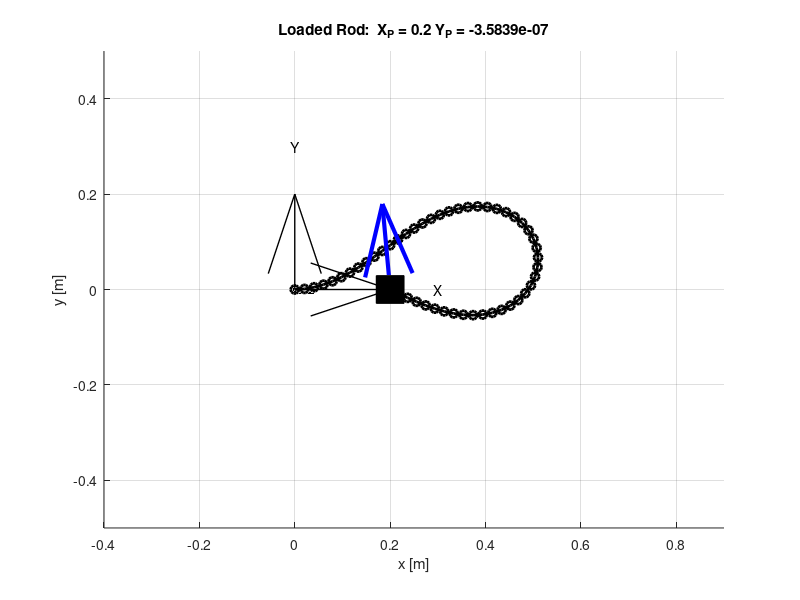
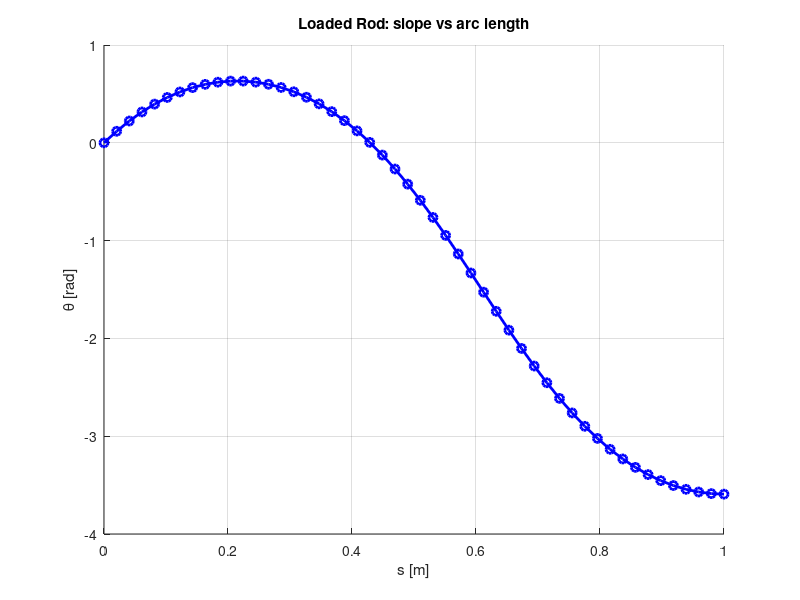
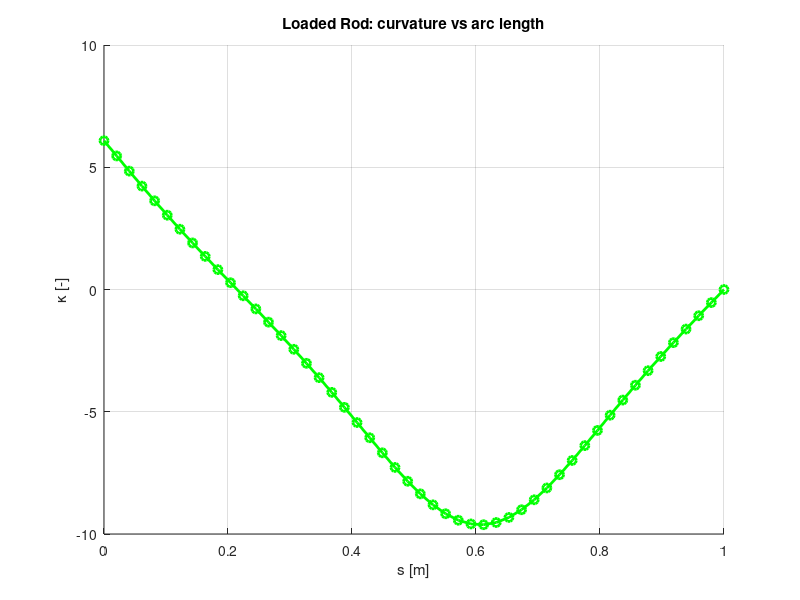
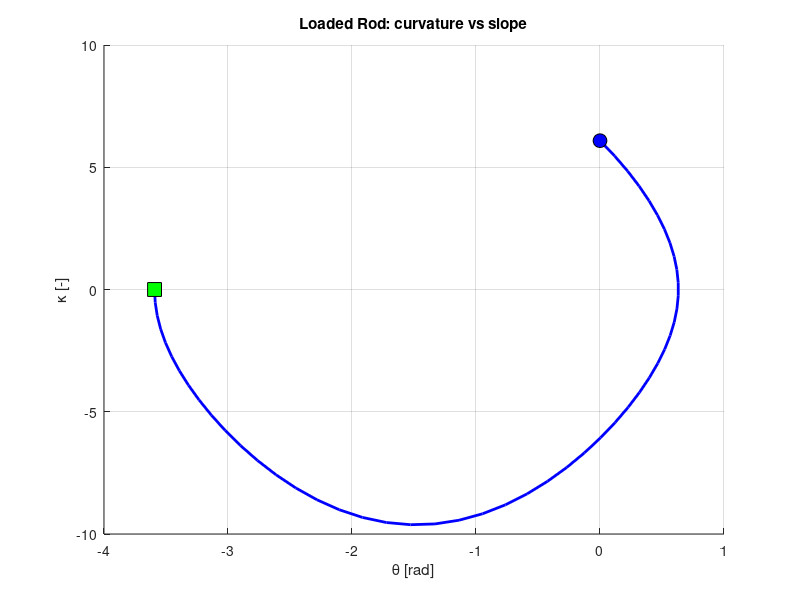

The MATLAB source for these figures, in order: (Note: this script raises an error after producing the figures.)
% %%%%%%%%%%%%%%%%%%%%%%%%%%%%%%%%%%%%%%%%%%%%%%%%%%%%%%%%%%%%%%%%%%%%%%%%%
%
%           UNIVERSITY OF THE BASQUE COUNTRY UPV/EHU
%
%           Solution of the Inverse Position Problem of a
%           Clamped Pinned Rod using Runge-Kutta integration from a home
%           position as the Clamping is rotated
%
%                       8 April, 2025
%
%           Authors:
%                       Oscar Altuzarra
%           Contact:
%                       oscar.altuzarra@ehu.es
%           
% %%%%%%%%%%%%%%%%%%%%%%%%%%%%%%%%%%%%%%%%%%%%%%%%%%%%%%%%%%%%%%%%%%%%%%%%%
%
%
%%%%%%%%%%%%%%%%%%%%%%%%%%%%%%%%%%%%%%%%%%%%%%%%%%%%%%%%%%%%%%%%%%%%%%%%
%% 
% INIZIALITATION
close all ; clear ; clc;
addpath('Functions') ;

%%%%%%%%%%%%%%%%%%%%%%%%%%%%%%%%%%%%%%%%%%%%%%%%%%%%%%%%%%%%%%%%%%%%%%%%
%%          1. Loading the initial deformed rod

%   IN     Structure in which are geometric and mechanical parameters
%     IN.L     length of the rod
%     IN.N     number of nodes of the rod for R-K integration
%     IN.EI    Stiffness of the angular component of deformation
%     IN.px_0       X coordinate of clamped origin
%     IN.py_0       Y coordinate of clamped origin 
%     IN.theta_0    Orientation of clamped origin

%%%%%%%%%%%%%%%%%%%%%%%%%%%%%%%%%%%%%%%%%%%%%%%%%%%%%%%%%%%%%%%%%%%%%%%%
% Load rod structure
load('CLampedPinnedRod_sol_1_mode_2_X02.mat') ;


XP = IN.px_end ;
YP = IN.py_end ;

%%%%%%%%%%%%%%%%%%%%%%%%%%%%%%%%%%%%%%%%%%%%%%%%%%%%%%%%%%%%%%%%%%%%%%%%
% Plot Loaded Rod  
fontsiz = 10 ;
%%%%%%%%%%%%%%%%%%%%%%%%%%%%%%%%%%%%%%%%%%%%%%%%%
fig_rod0 = figure('Position',[60,60,1000,900]);
%%%%%%%%%%%%%%%%%%%%%%%%%%%%%%%%%%%%%%%%%%%%%%%%%
grid ; axis image ;  hold on ;
xlabel('x [m]'); ylabel('y [m]'); 
quiver( [0 0], [0 0], [0.2 0], [0 0.2], 'k', ...
        'linewidth', 1, 'AutoScale', 'off', 'MaxHeadSize', 0.5) ;
text( 0, 0.3, 'Y', 'Units', 'data', 'FontSize', fontsiz, ...
      'HorizontalAlignment', 'center') ;
text( 0.3, 0, 'X', 'Units', 'data', 'FontSize', fontsiz, ...
      'HorizontalAlignment', 'center') ;

title(['Loaded Rod: ', ' X_P = ',num2str(OUT.px(end)), ' Y_P = ',num2str(OUT.py(end))]);

plot(OUT.px,OUT.py,'k-o', 'Linewidth', 2) ; 
% plot(OUT.px(1), OUT.py(1),'ks','MarkerSize',20,'MarkerFaceColor','k') ;
% Rotational actuator
b = 0.01 ;
    th1rot = [ 0.25*pi linspace( 0.5*pi, 1.5*pi, 361 ) 1.75*pi ]  ;
    xrot = b*cos(th1rot) ;
    yrot = b*sin(th1rot) ;
    xrot([1 end]) = 4*sqrt(2)*b*cos(th1rot([1 end])) ;
    yrot([1 end]) = sqrt(2)*b*sin(th1rot([1 end])) ;
    xrot = [ xrot xrot(1) ] + OUT.px(1) ;
    yrot = [ yrot yrot(1) ] + OUT.py(1) ;
    fill(xrot, yrot, 'k', 'EdgeColor', 'none') ;

plot(OUT.px(end), OUT.py(end),'ks','MarkerSize',20,'MarkerFaceColor','k') ;
plot(OUT.px(end), OUT.py(end),'.w','MarkerSize',20,'MarkerFaceColor','w') ;

% Plot end-point force
R =  sqrt(OUT.nx(1)^2+OUT.ny(1)^2) ;
quiver( [OUT.px(end)], [OUT.py(end)], [0.2*OUT.nx(end)/R], [0.2*OUT.ny(end)/R], 'b', 'linewidth', 3, 'MaxHeadSize', 0.5) ;

%   X Y limits for figure
xlim([-0.4 0.9])
ylim([-0.5 0.5])

%%%%%%%%%%%%%%%%%%%%%%%%%%%%%%%%%%%%%%%%%%%%%%%%%
fig_rod0_theta_vs_s = figure('Position',[60,60,1000,900]);
%%%%%%%%%%%%%%%%%%%%%%%%%%%%%%%%%%%%%%%%%%%%%%%%%
grid ;   hold on ;
xlabel('s [m]'); ylabel('\theta [rad]'); 
title('Loaded Rod: slope vs arc length');
sz  =   size(OUT.theta);
s   =    linspace(0,IN.L,sz(2));
% Plot 
plot( s , OUT.theta ,'b-o', 'Linewidth', 2) ; 

%%%%%%%%%%%%%%%%%%%%%%%%%%%%%%%%%%%%%%%%%%%%%%%%%
fig_rod0_curvature_vs_s = figure('Position',[60,60,1000,900]);
%%%%%%%%%%%%%%%%%%%%%%%%%%%%%%%%%%%%%%%%%%%%%%%%%
grid ;   hold on ;
xlabel('s [m]'); ylabel('\kappa [-]'); 
title('Loaded Rod: curvature vs arc length');
sz  =   size(OUT.theta);
s   =    linspace(0,IN.L,sz(2));
% Plot 
plot( s , OUT.m/IN.EI ,'g-o', 'Linewidth', 2) ; 

%%%%%%%%%%%%%%%%%%%%%%%%%%%%%%%%%%%%%%%%%%%%%%%%%
fig_rod0_curvature_vs_theta = figure('Position',[60,60,1000,900]);
%%%%%%%%%%%%%%%%%%%%%%%%%%%%%%%%%%%%%%%%%%%%%%%%%
grid ;   hold on ;
xlabel('\theta [rad]'); ylabel('\kappa [-]'); 
title('Loaded Rod: curvature vs slope');

% Plot 
plot( OUT.theta , OUT.m/IN.EI ,'b-', 'Linewidth', 2) ; 
plot(OUT.theta(1) , OUT.m(1)/IN.EI,'ko','MarkerSize',10,'MarkerFaceColor','b') ;
plot(OUT.theta(end) , OUT.m(end)/IN.EI,'ks','MarkerSize',10,'MarkerFaceColor','g') ;
%   X Y limits for figure
% xlim([-2*pi 2*pi])
%%%%%%%%%%%%%%%%%%%%%%%%%%%%%%%%%%%%%%%%%%%%%%%%%%%%%%%%%%%%%%%%%%%%%%%%
%%          2. Definition of rotation

% Angle rotated:
theta  = 360*pi/180 ;
% Number of Steps
Ntheta  =   72  ;

% Angle increment at each step:
delta_theta     =    theta / Ntheta  ;

%%%%%%%%%%%%%%%%%%%%%%%%%%%%%%%%%%%%%%%%%%%%%%%%%%%%%%%%%%%%%%%%%%%%%%%%
%%          3. Run along

% Prepare Plot for Motion:
%%%%%%%%%%%%%%%%%%%%%%%%%%%%%%%%%%%%%%%%%%%%%%%%%
fig1 = figure('Position',[600,60,1000,900]);
%%%%%%%%%%%%%%%%%%%%%%%%%%%%%%%%%%%%%%%%%%%%%%%%%
grid ; axis image ;  hold on ;
xlabel('x [m]'); ylabel('y [m]'); 
quiver( [0 0], [0 0], [0.2 0], [0 0.2], 'k', ...
        'linewidth', 1, 'AutoScale', 'off', 'MaxHeadSize', 0.5) ;
text( 0, 0.3, 'Y', 'Units', 'data', 'FontSize', fontsiz, ...
      'HorizontalAlignment', 'center') ;
text( 0.3, 0, 'X', 'Units', 'data', 'FontSize', fontsiz, ...
      'HorizontalAlignment', 'center') ;

%   X Y limits for figure
xlim([-0.4 0.9])
ylim([-0.5 0.5])

% Prepare Phase Plot
%%%%%%%%%%%%%%%%%%%%%%%%%%%%%%%%%%%%%%%%%%%%%%%%%
fig2 = figure('Position',[600,60,1000,900]);
%%%%%%%%%%%%%%%%%%%%%%%%%%%%%%%%%%%%%%%%%%%%%%%%%
grid ;  
hold on ;
title('Phase Plot')
xlabel('\theta [rad]','FontSize',14); 
ylabel('\kappa [-]','FontSize',14); 

% Prepare Theta vs Initial curvature Plot
%%%%%%%%%%%%%%%%%%%%%%%%%%%%%%%%%%%%%%%%%%%%%%%%%
fig3 = figure('Position',[600,60,1000,900]);
%%%%%%%%%%%%%%%%%%%%%%%%%%%%%%%%%%%%%%%%%%%%%%%%%
grid ;  
hold on ;
title('Theta Input vs Initial curvature \kappa_{0} Plot')
xlabel('\theta_{o} [rad]','FontSize',14); 
ylabel('\kappa_{o} [-]','FontSize',14); 

% Prepare Theta vs R Plot
%%%%%%%%%%%%%%%%%%%%%%%%%%%%%%%%%%%%%%%%%%%%%%%%%
fig4 = figure('Position',[600,60,1000,900]);
%%%%%%%%%%%%%%%%%%%%%%%%%%%%%%%%%%%%%%%%%%%%%%%%%
grid ;  
hold on ;
title('Theta Input vs R Plot')
xlabel('\theta_{o} [rad]','FontSize',14); 
ylabel('R [N]','FontSize',14); 

% Prepare Theta vs Psi Plot
%%%%%%%%%%%%%%%%%%%%%%%%%%%%%%%%%%%%%%%%%%%%%%%%%
fig5 = figure('Position',[600,60,1000,900]);
%%%%%%%%%%%%%%%%%%%%%%%%%%%%%%%%%%%%%%%%%%%%%%%%%
grid ;  
hold on ;
title('Theta Input vs \Psi Plot')
xlabel('\theta_{o} [rad]','FontSize',14); 
ylabel('\Psi [rad]','FontSize',14); 




%%%%%%%%%%%%%%%%%%%%%%%%%%%%%%%%%%%%%%%%%%%%%%%%%
% Start Analysis step by step
%%%%%%%%%%%%%%%%%%%%%%%%%%%%%%%%%%%%%%%%%%%%%%%%%
%   Solve and save solutions from theta_0 = 0º to 360º
%   There will be N+1 poses for the complete rotation

%thetaStep   = 0 ;
for i = 1:(Ntheta+1)

% Value of theta of local frame wrt Fixed frame
%%%%%%%%%%%%%%%%%%%%%%%%%%%%%%%%%%%%%%%%%%%%%%%%%
    thetaStep   = delta_theta*(i-1) ;  
%%%%%%%%%%%%%%%%%%%%%%%%%%%%%%%%%%%%%%%%%%%%%%%%%


    % New coordinates of P in local frame
    IN.px_end   =  XP*cos(thetaStep) + YP*sin(thetaStep); 
    IN.py_end   = -XP*sin(thetaStep) + YP*cos(thetaStep); 
    
    % Solve IK in local frame
    [ IN, OUT, GUESS, RESID ] = IK_fsolve( IN ) ;
    
    if OUT.sol == 1
    % Transform coordinates to fixed frame to plot them
    pX  =   OUT.px.*cos(thetaStep) - OUT.py.*sin(thetaStep) ;
    pY  =   OUT.px.*sin(thetaStep) + OUT.py.*cos(thetaStep) ;

    % nX  =   OUT.nx.*cos(thetaStep) - OUT.ny.*sin(thetaStep) ;
    % nY  =   OUT.nx.*sin(thetaStep) + OUT.ny.*cos(thetaStep) ;
    
    %%%%%%%%%%%%%%%%%%%%%%%%%%%%%%%%%%%%%%%%%%%%%%%%%
    % Save resuts into Learning Data set in fixed frame
    %%%%%%%%%%%%%%%%%%%%%%%%%%%%%%%%%%%%%%%%%%%%%%%%%
    % Save Data set:
        Data(1)   =  pX(1) ;
        Data(2)   =  pY(1) ;
        Data(3)   =  OUT.theta(1) + thetaStep ;
        Data(4)   =  OUT.mode ;
        Data(5)   =  pX(end) ;
        Data(6)   =  pY(end) ;
        Data(7)   =  OUT.m(1) ;
        Data(8)   =  OUT.nx(1); %nX(1) ;
        Data(9)   =  OUT.ny(1); %nY(1) ;
        Data(10)  =  sqrt(OUT.nx(1)^2+OUT.ny(1)^2) ;
        Data(11)  =  atan2(OUT.ny(1),OUT.nx(1)) + thetaStep;

        Datab     =  horzcat(Data,pX,pY,OUT.m,OUT.theta + thetaStep) ;

        if i ==1 
            DataSet  =  Datab ;
        else
            DataSet  =  vertcat(DataSet, Datab) ;
        end
    OUT_last = OUT ;    
    else
        %%%%%%%%%%%%%%%%%%%%%%%%%%%%%%%%%%%%%%%%%%%%%%%%%
        % Plot last pose: red
        %%%%%%%%%%%%%%%%%%%%%%%%%%%%%%%%%%%%%%%%%%%%%%%%%
        figure(fig1)
        title(['\color{red}{Rotation Ended at: }',num2str(thetaStep*180/pi), ' degrees'])
        plot(pX,pY,'-r', 'Linewidth', 2) ; 
        plot(pX(end), pY(end),'rs','MarkerSize',20,'MarkerFaceColor','r') ;
        plot(pX(end), pY(end),'.w','MarkerSize',20,'MarkerFaceColor','w') ;
        % Rotational actuator
            b = 0.01 ;
            th1rot = [ 0.25*pi linspace( 0.5*pi, 1.5*pi, 361 ) 1.75*pi ] ;
            xrot = b*cos(th1rot) ;
            yrot = b*sin(th1rot) ;
            xrot([1 end]) = 4*sqrt(2)*b*cos(th1rot([1 end])) ;
            yrot([1 end]) = sqrt(2)*b*sin(th1rot([1 end])) ;
            xrot = [ xrot xrot(1) ]  ;
            yrot = [ yrot yrot(1) ]  ;
            % Transform coordinates to fixed frame to plot them
            xrotF  =   xrot.*cos(thetaStep) - yrot.*sin(thetaStep) ;
            yrotF  =   xrot.*sin(thetaStep) + yrot.*cos(thetaStep) ;
            fill(xrotF, yrotF, 'r', 'EdgeColor', 'none') ;

        %%%%%%%%%%%%%%%%%%%%%%%%%%%%%%%%%%%%%%%%%%%%%%%%%
        % Plot last pose: Phase Plot
        %%%%%%%%%%%%%%%%%%%%%%%%%%%%%%%%%%%%%%%%%%%%%%%%%
        figure(fig2)  
        plot(OUT_last.theta + thetaStep, OUT_last.m/IN.EI,'-r', 'Linewidth', 1) ; 
        plot(OUT_last.theta(1) + thetaStep, OUT_last.m(1)/IN.EI,'ko','MarkerSize',10,'MarkerFaceColor','r') ;

        %%%%%%%%%%%%%%%%%%%%%%%%%%%%%%%%%%%%%%%%%%%%%%%%%
        % Theta_0 vs Initial curvature Plot
        %%%%%%%%%%%%%%%%%%%%%%%%%%%%%%%%%%%%%%%%%%%%%%%%%
        figure(fig3)
        plot(DataSet(:,3), DataSet(:,7)/IN.EI,'k-o','MarkerSize',10,'MarkerFaceColor','b') ;

        %%%%%%%%%%%%%%%%%%%%%%%%%%%%%%%%%%%%%%%%%%%%%%%%%
        % Plot last pose: Theta_0 vs Initial curvature Plot
        %%%%%%%%%%%%%%%%%%%%%%%%%%%%%%%%%%%%%%%%%%%%%%%%%
        figure(fig3)   
        plot(OUT_last.theta(1) + thetaStep, OUT_last.m(1)/IN.EI,'ko','MarkerSize',10,'MarkerFaceColor','r') ;

        %%%%%%%%%%%%%%%%%%%%%%%%%%%%%%%%%%%%%%%%%%%%%%%%%
        % Plot last pose: Theta_0 vs R Plot
        %%%%%%%%%%%%%%%%%%%%%%%%%%%%%%%%%%%%%%%%%%%%%%%%%
        figure(fig4)
        plot(DataSet(:,3), sqrt(DataSet(:,8).^2+DataSet(:,9).^2),'k-o','MarkerSize',10,'MarkerFaceColor','b') ;
        plot(OUT_last.theta(1) + thetaStep, sqrt(OUT_last.nx(1)^2+OUT_last.ny(1)^2),'ko','MarkerSize',10,'MarkerFaceColor','r') ;

        %%%%%%%%%%%%%%%%%%%%%%%%%%%%%%%%%%%%%%%%%%%%%%%%%
        % Plot last pose: Theta_0 vs Psi Plot
        %%%%%%%%%%%%%%%%%%%%%%%%%%%%%%%%%%%%%%%%%%%%%%%%%
        figure(fig5)
        plot(DataSet(:,3), atan2(DataSet(:,9),DataSet(:,8)) + thetaStep,'k-o','MarkerSize',10,'MarkerFaceColor','b') ;
        plot(OUT_last.theta(1) + thetaStep, atan2(OUT_last.ny(1),OUT_last.nx(1)) + thetaStep,'ko','MarkerSize',10,'MarkerFaceColor','r') ;

    return
    end
%%%%%%%%%%%%%%%%%%%%%%%%%%%%%%%%%%%%%%%%%%%%%%%%%
% Plot motion
%%%%%%%%%%%%%%%%%%%%%%%%%%%%%%%%%%%%%%%%%%%%%%%%%
figure(fig1)
plot(pX,pY,'-b', 'Linewidth', 2) ; 
plot(pX(end), pY(end),'ks','MarkerSize',20,'MarkerFaceColor','k') ;
plot(pX(end), pY(end),'.w','MarkerSize',20,'MarkerFaceColor','w') ;

% Rotational actuator
b = 0.01 ;
    th1rot = [ 0.25*pi linspace( 0.5*pi, 1.5*pi, 361 ) 1.75*pi ] ;
    xrot = b*cos(th1rot) ;
    yrot = b*sin(th1rot) ;
    xrot([1 end]) = 4*sqrt(2)*b*cos(th1rot([1 end])) ;
    yrot([1 end]) = sqrt(2)*b*sin(th1rot([1 end])) ;
    xrot = [ xrot xrot(1) ]  ;
    yrot = [ yrot yrot(1) ]  ;
    % Transform coordinates to fixed frame to plot them
    xrotF  =   xrot.*cos(thetaStep) - yrot.*sin(thetaStep) ;
    yrotF  =   xrot.*sin(thetaStep) + yrot.*cos(thetaStep) ;
    fill(xrotF, yrotF, 'k', 'EdgeColor', 'none') ;

%%%%%%%%%%%%%%%%%%%%%%%%%%%%%%%%%%%%%%%%%%%%%%%%%
% Phase Plot
%%%%%%%%%%%%%%%%%%%%%%%%%%%%%%%%%%%%%%%%%%%%%%%%%
figure(fig2)  
plot(OUT.theta + thetaStep, OUT.m/IN.EI,'-', 'Linewidth', 1) ; 
plot(OUT.theta(1) + thetaStep, OUT.m(1)/IN.EI,'ko','MarkerSize',10,'MarkerFaceColor','b') ;

end

%%%%%%%%%%%%%%%%%%%%%%%%%%%%%%%%%%%%%%%%%%%%%%%%%
% Theta_0 vs Initial curvature Plot
%%%%%%%%%%%%%%%%%%%%%%%%%%%%%%%%%%%%%%%%%%%%%%%%%
figure(fig3)
plot(DataSet(:,3), DataSet(:,7)/IN.EI,'k-o','MarkerSize',10,'MarkerFaceColor','b') ;

%%%%%%%%%%%%%%%%%%%%%%%%%%%%%%%%%%%%%%%%%%%%%%%%%
% Theta_0 vs R Plot
%%%%%%%%%%%%%%%%%%%%%%%%%%%%%%%%%%%%%%%%%%%%%%%%%
figure(fig4)   
plot(DataSet(:,3), DataSet(:,10),'k-o','MarkerSize',10,'MarkerFaceColor','b') ;

%%%%%%%%%%%%%%%%%%%%%%%%%%%%%%%%%%%%%%%%%%%%%%%%%
% Theta_0 vs Psi Plot
%%%%%%%%%%%%%%%%%%%%%%%%%%%%%%%%%%%%%%%%%%%%%%%%%
figure(fig5)   
plot(DataSet(:,3), DataSet(:,11) ,'k-o','MarkerSize',10,'MarkerFaceColor','b') ;



%%%%%%%%%%%%%%%%%%%%%%%%%%%%%%%%%%%%%%%%%%%%%%%%%
% Plot last pose: green
%%%%%%%%%%%%%%%%%%%%%%%%%%%%%%%%%%%%%%%%%%%%%%%%%
figure(fig1)
        title(['\color{green}{Rotation Ended at: }',num2str(thetaStep*180/pi), ' degrees'])
        plot(pX,pY,'-g', 'Linewidth', 2) ; 
        plot(pX(end), pY(end),'gs','MarkerSize',20,'MarkerFaceColor','g') ;
        plot(pX(end), pY(end),'.w','MarkerSize',20,'MarkerFaceColor','w') ;
        % Rotational actuator
            b = 0.01 ;
            th1rot = [ 0.25*pi linspace( 0.5*pi, 1.5*pi, 361 ) 1.75*pi ] ;
            xrot = b*cos(th1rot) ;
            yrot = b*sin(th1rot) ;
            xrot([1 end]) = 4*sqrt(2)*b*cos(th1rot([1 end])) ;
            yrot([1 end]) = sqrt(2)*b*sin(th1rot([1 end])) ;
            xrot = [ xrot xrot(1) ]  ;
            yrot = [ yrot yrot(1) ]  ;
            % Transform coordinates to fixed frame to plot them
            xrotF  =   xrot.*cos(thetaStep) - yrot.*sin(thetaStep) ;
            yrotF  =   xrot.*sin(thetaStep) + yrot.*cos(thetaStep) ;
            fill(xrotF, yrotF, 'g', 'EdgeColor', 'none') ;

%%%%%%%%%%%%%%%%%%%%%%%%%%%%%%%%%%%%%%%%%%%%%%%%%
% Plot last pose: Phase Plot
%%%%%%%%%%%%%%%%%%%%%%%%%%%%%%%%%%%%%%%%%%%%%%%%%
figure(fig2)  
plot(OUT.theta + thetaStep, OUT.m/IN.EI,'-g', 'Linewidth', 1) ; 
plot(OUT.theta(1) + thetaStep, OUT.m(1)/IN.EI,'ko','MarkerSize',10,'MarkerFaceColor','g') ;
plot(DataSet(:,3), DataSet(:,7)/IN.EI,'-k') ;

%%%%%%%%%%%%%%%%%%%%%%%%%%%%%%%%%%%%%%%%%%%%%%%%%%%%%%%%%%%%%%%%%%%%%%%%%%%%%
% Plot last pose: Theta_0 vs Initial curvature Plot
%%%%%%%%%%%%%%%%%%%%%%%%%%%%%%%%%%%%%%%%%%%%%%%%%%%%%%%%%%%%%%%%%%%%%%%%%%%%%
figure(fig3)
plot(OUT.theta(1) + thetaStep, OUT.m(1)/IN.EI,'ko','MarkerSize',10,'MarkerFaceColor','g') ;

%%%%%%%%%%%%%%%%%%%%%%%%%%%%%%%%%%%%%%%%%%%%%%%%%
% Plot last pose: Theta_0 vs R Plot
%%%%%%%%%%%%%%%%%%%%%%%%%%%%%%%%%%%%%%%%%%%%%%%%%
figure(fig4)   
plot(OUT.theta(1) + thetaStep, sqrt(OUT.nx(1)^2+OUT.ny(1)^2),'ko','MarkerSize',10,'MarkerFaceColor','g') ;

%%%%%%%%%%%%%%%%%%%%%%%%%%%%%%%%%%%%%%%%%%%%%%%%%
% Plot last pose: Theta_0 vs Psi Plot
%%%%%%%%%%%%%%%%%%%%%%%%%%%%%%%%%%%%%%%%%%%%%%%%%
figure(fig5)   
plot(OUT.theta(1) + thetaStep, atan2(OUT.ny(1),OUT.nx(1)) + thetaStep,'ko','MarkerSize',10,'MarkerFaceColor','g') ;

%%%%%%%%%%%%%%%%%%%%%%%%%%%%%%%%%%%%%%%%%%%%%%%%%%%%
% Save in a *.mat file the Learning Data Found
save('LearnigData_Rod_ClampedPinned_Rotated_X02_72sols_mode2_revised','DataSet') ;
